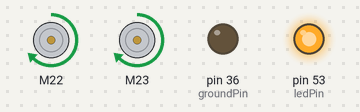
Recording of a sketch running on a simulated Arduino Mega 2560, built with avr-gcc and run on an emulated ATmega2560. Parts: 2 × DC motor (green arrow = forward, orange = backward, longer = faster), output pins drawn as LEDs (lit = HIGH).

Above: at 1.5 s.
At 4.5 s:
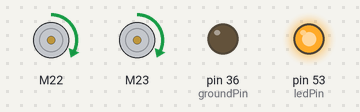
At 7.5 s:
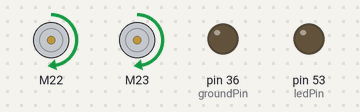
Timing chart, 0 to 11.7 s (numbered marks = the images above):
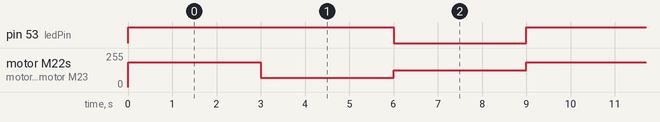

Measured:
- by itself, pin 53 (ledPin): alternates HIGH for 6.0 s and LOW for 3.0 s
- by itself, motor M22, motor M23: repeats every 9.0 s: forward 68/255 3.0 s, forward 127/255 3.0 s, forward 184/255 3.0 s

The sketch:

Forward_Full_Throttle.ino
```cpp
#include "Servo.h"
//#include "MPU9250.h"
#include <ESC.h>
#define PWM_MAXB (1100) //backward max
#define PWM_MINB (1460) //backward min
#define PWM_MAXF (1900) //forward max
#define PWM_MINF (1530) //forward min
#define PWM_STOP (1500) // Stop
//MPU9250 IMU(Wire,0x68);

//int leftMotorPin = 11;
//int rightMotorPin = 12;
int enablePin = 50;
int ledPin = 53;
int groundPin = 36;
double powerProportion = 0.4;

//MPU9250 IMU(Wire,0x68);

ESC myESCL (22, PWM_MAXB, PWM_MAXF, 500);//Left side motor
ESC myESCR (23, PWM_MAXB, PWM_MAXF, 500);//Right side motor

int period = 3000;
bool enabled = false;
int startTime;
int state = 0;

void setup() {
  //Serial.begin(9600);
  myESCL.arm();//Left side ESC signal pin11
  myESCR.arm();//Right side ESC signal pin9

  pinMode(enablePin, INPUT);
  pinMode(ledPin, OUTPUT);
  pinMode(groundPin, OUTPUT);

  digitalWrite(ledPin, HIGH);
  digitalWrite(groundPin, LOW);
  startTime = millis();
}

void loop(){
  bool prevEnabled = enabled;
  enabled = true;//(digitalRead(enablePin) == HIGH); //
  if(enabled and !prevEnabled)
  {
      state = 0;
      startTime = millis();
  }

  if(enabled)
  {
    switch(state)
    {
      case 0:
        setMotorSpeeds(powerProportion, powerProportion);
        break;
      case 1:
        setMotorSpeeds(-powerProportion, -powerProportion);
        break;
      case 2:
        setMotorSpeeds(0, 0);
        break;
    }

    int deltaTime = millis() - startTime;
    if(deltaTime > period)
    {
      state = (state + 1) % 3;
      startTime = millis();
    }
  }
  else
  {
      //setMotorSpeeds(0, 0);
      state = 0;
  }
}


void setMotorSpeeds(float leftProportion, float rightProportion)
{
  int leftMotorPWM = proportionToPWM(leftProportion);
  int rightMotorPWM = proportionToPWM(rightProportion);
  myESCL.speed(leftMotorPWM);
  myESCR.speed(rightMotorPWM);
  if(leftMotorPWM != PWM_STOP || rightMotorPWM != PWM_STOP)
    digitalWrite(ledPin, HIGH);
  else
    digitalWrite(ledPin, LOW);
}

int proportionToPWM(float proportion)
{
  if(proportion > 0)
  {
    int pwmF = (int)(proportion*(PWM_MAXF-PWM_MINF) + PWM_MINF);
    return pwmF;
  }
  else if(proportion < 0)
  {
    proportion *= -1;
    int pwmB = (int)(proportion*(PWM_MAXB-PWM_MINB) + PWM_MINB);
    return pwmB;
  }
  else
  {
    return PWM_STOP;
  }
}
```
